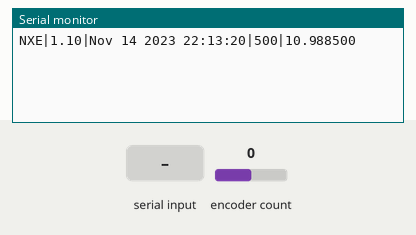
The sketch below on a simulated Arduino Uno, built with avr-gcc and run on an emulated ATmega328P. Parts: the last lines printed to the serial monitor. The inputs (shaded band) are chosen by the test bench; at power-on: encoder count 0.

Above: at 1.2 s.
1.3 s: "START\n" received over Serial
At 1.7 s:
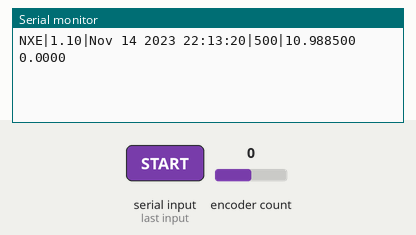
3.3 s: encoder count set to 1
At 3.7 s:
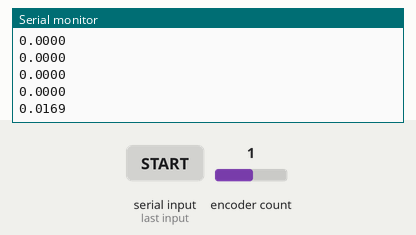
4.8 s: encoder count set to 2
At 5.2 s:
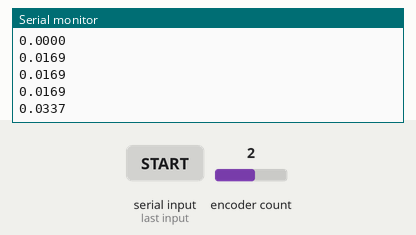
Timing chart, 0 to 7.8 s (numbered marks = the images above; inputs shaded):
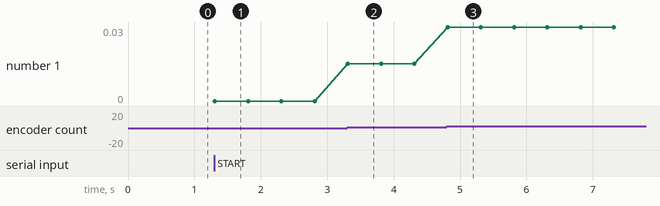

Measured:
- after the input at 1.3 s, the serial monitor: prints a new line at once (image 1)
- after the input at 3.3 s, the serial monitor: prints a new line at once (image 2)
- after the input at 4.8 s, the serial monitor: prints a new line at once (image 3)
- plotted number 1: 0 → 0.02 after the input at 3.3 s, 0.02 → 0.03 after the input at 4.8 s

The sketch:

FilamentReader.ino
```cpp
// (licence header left out)
#include <EEPROM.h>
#include <Encoder.h>
Encoder filamentEncoder(2, 3);

// Constant vars
const char compile_date[] = __DATE__ " " __TIME__;
const float compile_version = 1.1;

// Diameter of the gear or wheel attached to the encoder, this can be
// tweaked as necessary to achieve accurate results.
// MK8 Extruder gear    = ~11.00
float gearDiameter = 10.9885;

// Number of pulses produces by the encoder for one full rotation.
// This is normally mentioed in the spec sheet.
// LPD3806-600BM-G5-24C = 2400
// AMT102-V (2048 PPR)  = 8192
const unsigned int encoderRotationCount = 8192;

// Used to store the calculated encoder per MM value.
float encoderCountPerMM = 0.00;

// Polling intverval in ms
int interval = 500;

// State tracking
bool measureActive = false;
String serialData = "";
bool serialDataComplete = false;

// Used to track extruded amount
unsigned long currentMeasurement = 0;
unsigned long previousMeasurement = 0;

// Mode selection
bool report_relative = false;

void setup() {
  // Open the serial port at 9600 baud.
  Serial.begin(9600);
  serialData.reserve(32);

  // Check the EEPROM for the calibrated value, use that if
  // it exists and is valid.
  float calEEPROM = 0.00;
  EEPROM.get(0, calEEPROM);
  if (!isnan(calEEPROM) && calEEPROM != 0) {
    gearDiameter = calEEPROM;
  }

  // Output a welcome message
  Serial.print("NXE|");
  Serial.print(String(compile_version));
  Serial.print("|");
  Serial.print(String(compile_date));
  Serial.print("|");
  Serial.print(interval);
  Serial.print("|");
  Serial.println(gearDiameter, 6);

  // Calculate the encoder pulses required for 1mm of movement.
  encoderCountPerMM = encoderRotationCount / (gearDiameter * PI);

  // Reset the encoder
  resetEncoder();
}

void loop() {
  // Capture the encoder reading prior to anything else
  currentMeasurement = filamentEncoder.read();
  float result = 0;

  // Handle incoming serial data
  if (serialDataComplete) {
    if (serialData.startsWith("ABS")) {
      report_relative = false;
    } else if (serialData.startsWith("REL")) {
      report_relative = true;
    } else if (serialData.startsWith("START")) {
      resetEncoder();
      measureActive = true;
    } else if (serialData.startsWith("INTERVAL")) {
      serialData = serialData.substring(8);
      if (serialData.toInt()) {
        interval = serialData.toInt();
      }
    } else if (serialData.startsWith("MEASURE")) {
      // Only reply if we're not actively measuring
      if (!measureActive) {
        Serial.println(currentMeasurement / encoderCountPerMM, 4);
      }
    } else if (serialData.startsWith("RESET")) {
      resetEncoder();
    } else if (serialData.startsWith("STOP")) {
      measureActive = false;
    } else if (serialData.startsWith("CAL")) {
      serialData = serialData.substring(3);
      if (serialData.toFloat()) {
        float calDistance = serialData.toFloat();
        float calDiameter = ((calDistance / currentMeasurement) * encoderRotationCount) / PI;
        Serial.print("CALIBRATED DIAMETER: ");
        Serial.println(calDiameter, 6);

        // Save calibration to EEPROM
        EEPROM.put(0, calDiameter);
        float calEEPROM = 0.00f;
        EEPROM.get(0, calEEPROM);
        if (calEEPROM != calDiameter) {
          Serial.print("ERROR SAVING TO EEPROM. EXPECTED: ");
          Serial.print(calDiameter);
          Serial.print(" RETRIEVED: ");
          Serial.print(calEEPROM);
        } else {
          Serial.println("CALIBRATION SAVED TO EEPROM");
        }
        encoderCountPerMM = encoderRotationCount / (calDiameter * PI);
      }
    }

    // Clear serial data and flag
    serialData = "";
    serialDataComplete = false;
  }

  // Run measurement if enabled
  // FIXME: Catch and handle the encoder rollover 0 > 4294967295
  if (measureActive) {
    if (report_relative) {
      if (currentMeasurement > previousMeasurement) {
        // We've extruded filament
        result = (currentMeasurement - previousMeasurement) / encoderCountPerMM;
      } else if (currentMeasurement < previousMeasurement) {
        // We've retracted filament
        result = 0 - ((previousMeasurement - currentMeasurement) / encoderCountPerMM);
      }
    } else {
      result = (currentMeasurement / encoderCountPerMM);
    }

    // Output result to the serial console to 4 decimal accuracy
    Serial.println(result, 4);
    previousMeasurement = currentMeasurement;
    delay(interval);
  }
}

// Used to reset the encoder stats to 0
void resetEncoder() {
  // Reset the encoder to 0
  filamentEncoder.write(0);

  // Reset our tracking variables
  currentMeasurement = 0;
  previousMeasurement = 0;
}

// Handle incoming serial data
void serialEvent() {
  while (Serial.available()) {
    char inChar = (char)Serial.read();
    serialData += inChar;
    if (inChar == '\n') {
      serialDataComplete = true;
    }
  }
}
```
